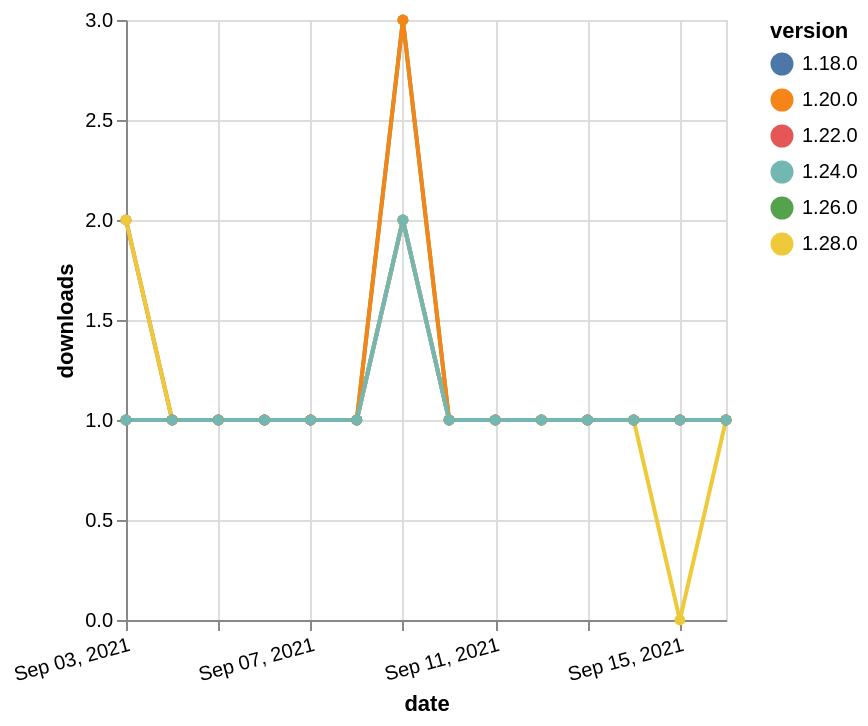

Express this chart as Vega-Lite.
### Vega-Lite specification from a JSON file in a GitHub repository (floating-point values rounded to 4 significant figures)
{"$schema": "https://vega.github.io/schema/vega-lite/v5.json", "description": "A simple bar chart with embedded data.", "data": {"values": [{"date": "2021-09-03", "total": 222, "delta": 1, "version": "1.18.0"}, {"date": "2021-09-04", "total": 223, "delta": 1, "version": "1.18.0"}, {"date": "2021-09-05", "total": 224, "delta": 1, "version": "1.18.0"}, {"date": "2021-09-06", "total": 225, "delta": 1, "version": "1.18.0"}, {"date": "2021-09-07", "total": 226, "delta": 1, "version": "1.18.0"}, {"date": "2021-09-08", "total": 227, "delta": 1, "version": "1.18.0"}, {"date": "2021-09-09", "total": 229, "delta": 2, "version": "1.18.0"}, {"date": "2021-09-10", "total": 230, "delta": 1, "version": "1.18.0"}, {"date": "2021-09-11", "total": 231, "delta": 1, "version": "1.18.0"}, {"date": "2021-09-12", "total": 232, "delta": 1, "version": "1.18.0"}, {"date": "2021-09-13", "total": 233, "delta": 1, "version": "1.18.0"}, {"date": "2021-09-14", "total": 234, "delta": 1, "version": "1.18.0"}, {"date": "2021-09-15", "total": 235, "delta": 1, "version": "1.18.0"}, {"date": "2021-09-16", "total": 236, "delta": 1, "version": "1.18.0"}, {"date": "2021-09-03", "total": 173, "delta": 2, "version": "1.22.0"}, {"date": "2021-09-04", "total": 174, "delta": 1, "version": "1.22.0"}, {"date": "2021-09-05", "total": 175, "delta": 1, "version": "1.22.0"}, {"date": "2021-09-06", "total": 176, "delta": 1, "version": "1.22.0"}, {"date": "2021-09-07", "total": 177, "delta": 1, "version": "1.22.0"}, {"date": "2021-09-08", "total": 178, "delta": 1, "version": "1.22.0"}, {"date": "2021-09-09", "total": 180, "delta": 2, "version": "1.22.0"}, {"date": "2021-09-10", "total": 181, "delta": 1, "version": "1.22.0"}, {"date": "2021-09-11", "total": 182, "delta": 1, "version": "1.22.0"}, {"date": "2021-09-12", "total": 183, "delta": 1, "version": "1.22.0"}, {"date": "2021-09-13", "total": 184, "delta": 1, "version": "1.22.0"}, {"date": "2021-09-14", "total": 185, "delta": 1, "version": "1.22.0"}, {"date": "2021-09-15", "total": 186, "delta": 1, "version": "1.22.0"}, {"date": "2021-09-16", "total": 187, "delta": 1, "version": "1.22.0"}, {"date": "2021-09-03", "total": 118, "delta": 2, "version": "1.28.0"}, {"date": "2021-09-04", "total": 119, "delta": 1, "version": "1.28.0"}, {"date": "2021-09-05", "total": 120, "delta": 1, "version": "1.28.0"}, {"date": "2021-09-06", "total": 121, "delta": 1, "version": "1.28.0"}, {"date": "2021-09-07", "total": 122, "delta": 1, "version": "1.28.0"}, {"date": "2021-09-08", "total": 123, "delta": 1, "version": "1.28.0"}, {"date": "2021-09-09", "total": 125, "delta": 2, "version": "1.28.0"}, {"date": "2021-09-10", "total": 126, "delta": 1, "version": "1.28.0"}, {"date": "2021-09-11", "total": 127, "delta": 1, "version": "1.28.0"}, {"date": "2021-09-12", "total": 128, "delta": 1, "version": "1.28.0"}, {"date": "2021-09-13", "total": 129, "delta": 1, "version": "1.28.0"}, {"date": "2021-09-14", "total": 130, "delta": 1, "version": "1.28.0"}, {"date": "2021-09-15", "total": 130, "delta": 0, "version": "1.28.0"}, {"date": "2021-09-16", "total": 131, "delta": 1, "version": "1.28.0"}, {"date": "2021-09-03", "total": 166, "delta": 1, "version": "1.26.0"}, {"date": "2021-09-04", "total": 167, "delta": 1, "version": "1.26.0"}, {"date": "2021-09-05", "total": 168, "delta": 1, "version": "1.26.0"}, {"date": "2021-09-06", "total": 169, "delta": 1, "version": "1.26.0"}, {"date": "2021-09-07", "total": 170, "delta": 1, "version": "1.26.0"}, {"date": "2021-09-08", "total": 171, "delta": 1, "version": "1.26.0"}, {"date": "2021-09-09", "total": 174, "delta": 3, "version": "1.26.0"}, {"date": "2021-09-10", "total": 175, "delta": 1, "version": "1.26.0"}, {"date": "2021-09-11", "total": 176, "delta": 1, "version": "1.26.0"}, {"date": "2021-09-12", "total": 177, "delta": 1, "version": "1.26.0"}, {"date": "2021-09-13", "total": 178, "delta": 1, "version": "1.26.0"}, {"date": "2021-09-14", "total": 179, "delta": 1, "version": "1.26.0"}, {"date": "2021-09-15", "total": 180, "delta": 1, "version": "1.26.0"}, {"date": "2021-09-16", "total": 181, "delta": 1, "version": "1.26.0"}, {"date": "2021-09-03", "total": 285, "delta": 1, "version": "1.20.0"}, {"date": "2021-09-04", "total": 286, "delta": 1, "version": "1.20.0"}, {"date": "2021-09-05", "total": 287, "delta": 1, "version": "1.20.0"}, {"date": "2021-09-06", "total": 288, "delta": 1, "version": "1.20.0"}, {"date": "2021-09-07", "total": 289, "delta": 1, "version": "1.20.0"}, {"date": "2021-09-08", "total": 290, "delta": 1, "version": "1.20.0"}, {"date": "2021-09-09", "total": 293, "delta": 3, "version": "1.20.0"}, {"date": "2021-09-10", "total": 294, "delta": 1, "version": "1.20.0"}, {"date": "2021-09-11", "total": 295, "delta": 1, "version": "1.20.0"}, {"date": "2021-09-12", "total": 296, "delta": 1, "version": "1.20.0"}, {"date": "2021-09-13", "total": 297, "delta": 1, "version": "1.20.0"}, {"date": "2021-09-14", "total": 298, "delta": 1, "version": "1.20.0"}, {"date": "2021-09-15", "total": 299, "delta": 1, "version": "1.20.0"}, {"date": "2021-09-16", "total": 300, "delta": 1, "version": "1.20.0"}, {"date": "2021-09-03", "total": 152, "delta": 1, "version": "1.24.0"}, {"date": "2021-09-04", "total": 153, "delta": 1, "version": "1.24.0"}, {"date": "2021-09-05", "total": 154, "delta": 1, "version": "1.24.0"}, {"date": "2021-09-06", "total": 155, "delta": 1, "version": "1.24.0"}, {"date": "2021-09-07", "total": 156, "delta": 1, "version": "1.24.0"}, {"date": "2021-09-08", "total": 157, "delta": 1, "version": "1.24.0"}, {"date": "2021-09-09", "total": 159, "delta": 2, "version": "1.24.0"}, {"date": "2021-09-10", "total": 160, "delta": 1, "version": "1.24.0"}, {"date": "2021-09-11", "total": 161, "delta": 1, "version": "1.24.0"}, {"date": "2021-09-12", "total": 162, "delta": 1, "version": "1.24.0"}, {"date": "2021-09-13", "total": 163, "delta": 1, "version": "1.24.0"}, {"date": "2021-09-14", "total": 164, "delta": 1, "version": "1.24.0"}, {"date": "2021-09-15", "total": 165, "delta": 1, "version": "1.24.0"}, {"date": "2021-09-16", "total": 166, "delta": 1, "version": "1.24.0"}]}, "width": "container", "mark": {"type": "line", "point": {"filled": true}}, "encoding": {"x": {"field": "date", "type": "temporal", "timeUnit": "yearmonthdate", "title": "date", "axis": {"labelAngle": -15}}, "y": {"field": "delta", "type": "quantitative", "title": "downloads"}, "color": {"field": "version", "type": "nominal"}, "tooltip": {"field": "delta"}}}
